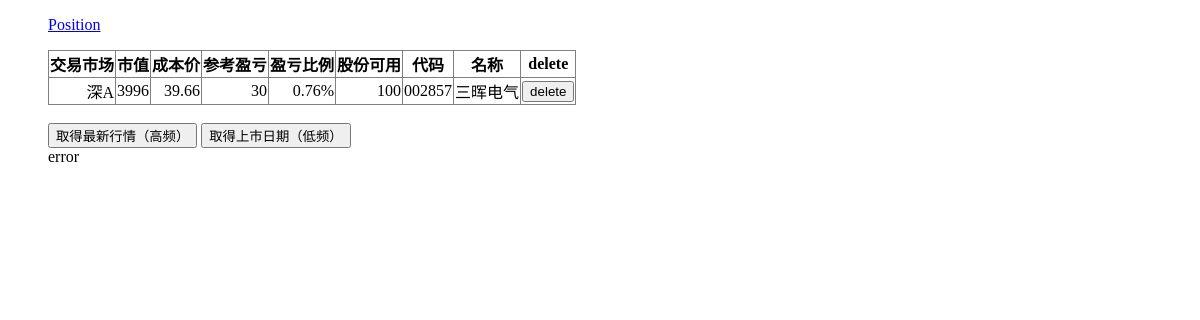
The app's page /, older data.
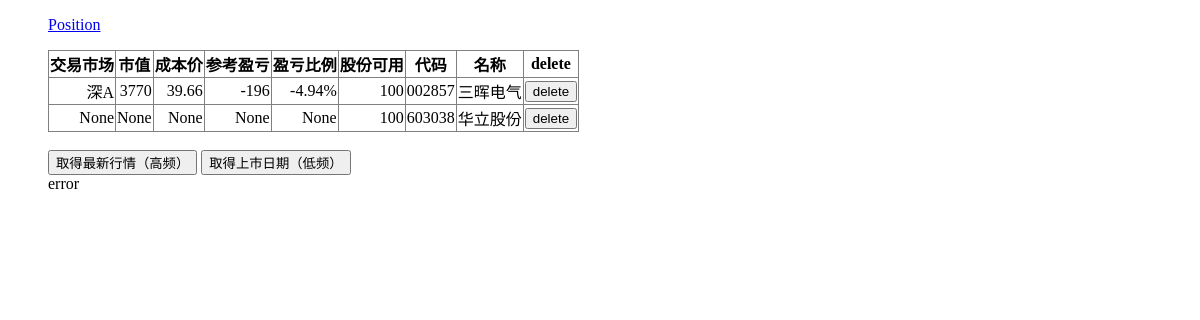
The same page, newer data.
### tables this page shows
CREATE TABLE "chicang" (
mairu_dongjie DECIMAL(9,0) DEFAULT NULL,
jiaoyi_shichang varchar(10) DEFAULT NULL,
maichu_dongjie DECIMAL(9,0) DEFAULT NULL,
shijia DECIMAL(8,3) DEFAULT NULL,
shizhi DECIMAL(12,3) DEFAULT NULL,
chengbenjia DECIMAL(8,3) DEFAULT NULL,
yingkui DECIMAL(12,3) DEFAULT NULL,
tangqian_chicang DECIMAL(9,0) DEFAULT NULL,
yingkui_bili varchar(12) DEFAULT NULL,
gudong_daima varchar(20) DEFAULT NULL,
gufen_yue DECIMAL(9,0) DEFAULT NULL,
gufen_keyong DECIMAL(9,0) DEFAULT NULL,
code varchar(6) DEFAULT NULL,
name varchar(20) DEFAULT NULL,
    PRIMARY KEY (
        code
    )
);

### app.py (the view)
@app.route('/')
def hello(name=None):
    return render_template('hello.html', position=auto_trader.getAllPositionFromSqlite())

### sqlite3API.py (called while the page is built)
def get_conn(path):
    conn = sqlite3.connect(path)
    if os.path.exists(path) and os.path.isfile(path):
        return conn
    else:
        conn = None
        return sqlite3.connect(':memory:')

def get_cursor(conn):
    if conn is not None:
        return conn.cursor()
    else:
        return get_conn('').cursor()

def fetchmany(conn, sql):
    if sql is not None and sql != '':
        cu = get_cursor(conn)
        if SHOW_SQL:
            pass
        cu.execute(sql)
        r = cu.fetchall()
        if len(r) > 0:
            return r
    else:
        print('the [{}] is empty or equal None!'.format(sql))

### templates/hello.html (shortened to what this page needs)
<!doctype html>
<dd>
<p><a href="/position/" target="_blank">Position</a></p>
<dd>
<table border='1'>
<tr>
<th>交易市场</th>
<th>市值</th>
<th>成本价</th>
<th>参考盈亏</th>
<th>盈亏比例</th>
<th>股份可用</th>
<th>代码</th>
<th>名称</th>
<th>delete</th>
</tr>
{% for kk in position %}
<tr>
<td>{{kk['交易市场']}}</td>
<td>{{kk['参考市值']}}</td>
<td>{{kk['参考成本价']}}</td>
<td>{{kk['参考盈亏']}}</td>
<td>{{kk['盈亏比例(%)']}}</td>
<td>{{kk['股份可用']}}</td>
<td>{{kk['证券代码']}}</td>
<td>{{kk['证券名称']}}</td>
<td>
    <input type='button' id='btn2' value='delete' onclick="delChiyou('{{kk['证券代码']}}');">
</td>
</tr>
{% endfor %}
</table>
<br>
<dd><input type='button' value='取得最新行情（高频）' onclick='getstockinfo();' />
<input type='button' value='取得上市日期（低频）' onclick='getipoinfo();' />
<div id='stock_info_error'></div>

### templates/hello.html (style rules this page uses)
table { border:1; border-collapse:collapse; }
table tr td { text-align:right; }

Row changes from the older to the newer data that the page shows:
changed chicang "深A": 参考市值 "3996" → "3770"; 参考盈亏 "30" → "-196"; yingkui_bili "0.76%" → "-4.94%"
added chicang: 交易市场 "None", 参考市值 "None", 参考成本价 "None", 参考盈亏 "None", kk "None", 股份可用 "100", 证券代码 "603038", 证券名称 "华立股份"
